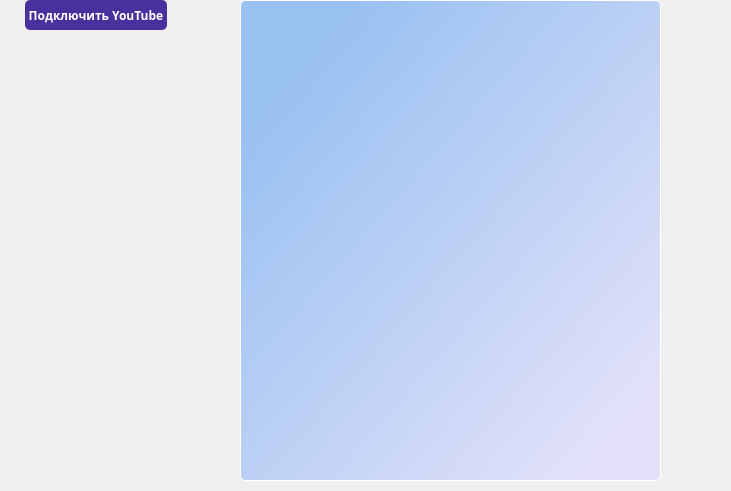
<?xml version="1.0" encoding="UTF-8"?>
<ui version="4.0">
 <class>onYouTube</class>
 <widget class="QWidget" name="onYouTube">
  <property name="geometry">
   <rect>
    <x>0</x>
    <y>0</y>
    <width>731</width>
    <height>491</height>
   </rect>
  </property>
  <property name="windowTitle">
   <string>Form</string>
  </property>
  <widget class="QPushButton" name="auth_YouTube">
   <property name="geometry">
    <rect>
     <x>25</x>
     <y>0</y>
     <width>142</width>
     <height>30</height>
    </rect>
   </property>
   <property name="minimumSize">
    <size>
     <width>0</width>
     <height>30</height>
    </size>
   </property>
   <property name="font">
    <font>
     <family>Play</family>
     <bold>true</bold>
    </font>
   </property>
   <property name="styleSheet">
    <string notr="true">QPushButton {
	background-color: rgb(72, 49, 157);
	border-radius: 5px;
	color: rgb(255, 255, 255);

}

QPushButton:hover {
	background-color: rgba(102, 64, 191, 169);
	border-radius: 5px;
	color: rgb(255, 255, 255);
	
}
</string>
   </property>
   <property name="text">
    <string>Подключить YouTube</string>
   </property>
  </widget>
  <widget class="QListWidget" name="list_youtube_auth">
   <property name="geometry">
    <rect>
     <x>240</x>
     <y>0</y>
     <width>421</width>
     <height>481</height>
    </rect>
   </property>
   <property name="styleSheet">
    <string notr="true">border: 1px solid #ffffff;
border-radius: 5px;
background-color: qlineargradient(spread:pad, x1:0, y1:0, x2:1, y2:1, stop:0.140704 rgba(153, 193, 241, 255), stop:0.894472 rgba(226, 225, 249, 255));</string>
   </property>
  </widget>
 </widget>
 <resources/>
 <connections/>
</ui>
